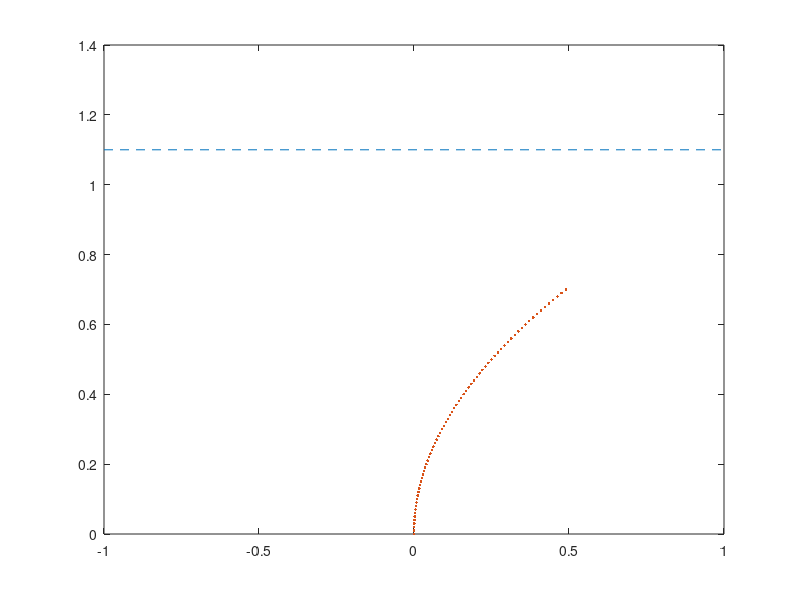

Write MATLAB code to recreate this figure. (Note: this script raises an error after producing the figure.)
hold off



plot([-1,1],[1.1,1.1],'--')
hold

x1 = 0: .01 : 0.7;   
z = x1.^2; 
plot(z,x1,'.') 
r=.02;
xx = 0.49 + r*cos(q);
yy = 0.7  + r*sin(q);
fill(xx,yy,'b')

plot([-1,0],[0,0],'-') 
plot([ 0,1],[0,0],'--')
q = 0:.01:2*pi;
r=.02;
xx = r*cos(q);
yy = r*sin(q);
fill(xx,yy,'b')

axis([-1 1 -0.5 1.6]) 
axis off
xlabel('\rho','FontSize',16)

text(1.03,0,'\rho','FontSize',16)
text(-.08,-0.1,'\rho = 0','FontSize',16)
text(-0.7,-0.1,'spiral sink','FontSize',14)
text( 0.3,-0.1,'spiral source','FontSize',14)
text(0.54, 0.7, 'homoclinic bifurcation','FontSize',14)
text(-0.4, 1., 'saddle','FontSize',14)
text(0, 0.4, 'stable limit cycles','FontSize',14)
text(-0.2,0.1,'Hopf bifurcation','FontSize',14)

print -deps2 homobifdiag.eps
